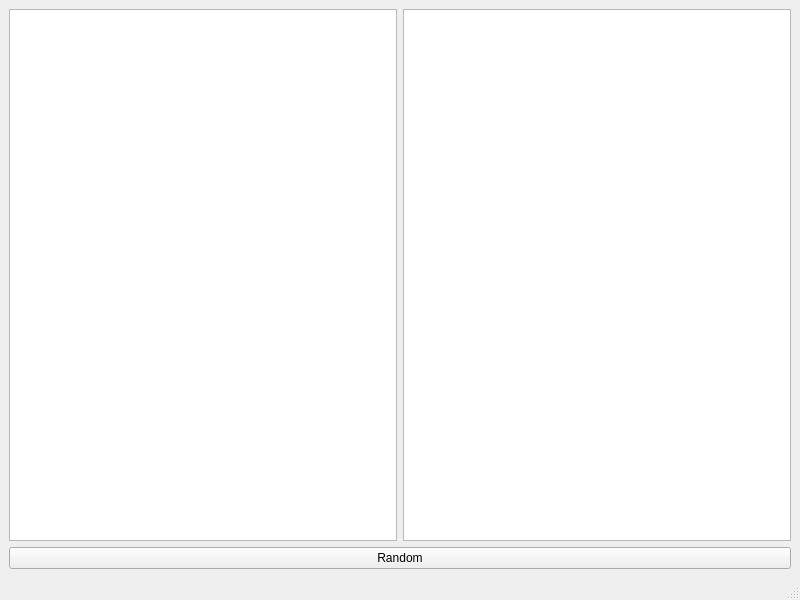
<?xml version="1.0" encoding="UTF-8"?>
<ui version="4.0">
 <class>MainWindow</class>
 <widget class="QMainWindow" name="MainWindow">
  <property name="geometry">
   <rect>
    <x>0</x>
    <y>0</y>
    <width>800</width>
    <height>600</height>
   </rect>
  </property>
  <property name="windowTitle">
   <string>MainWindow</string>
  </property>
  <widget class="QWidget" name="centralwidget">
   <layout class="QGridLayout" name="gridLayout">
    <item row="0" column="0">
     <layout class="QHBoxLayout" name="horizontalLayout">
      <item>
       <widget class="QTableWidget" name="tableWidget_1"/>
      </item>
      <item>
       <widget class="QTableWidget" name="tableWidget_2"/>
      </item>
     </layout>
    </item>
    <item row="1" column="0">
     <widget class="QPushButton" name="random">
      <property name="text">
       <string>Random</string>
      </property>
     </widget>
    </item>
   </layout>
  </widget>
  <widget class="QMenuBar" name="menubar">
   <property name="geometry">
    <rect>
     <x>0</x>
     <y>0</y>
     <width>800</width>
     <height>30</height>
    </rect>
   </property>
  </widget>
  <widget class="QStatusBar" name="statusbar"/>
 </widget>
 <resources/>
 <connections/>
</ui>
